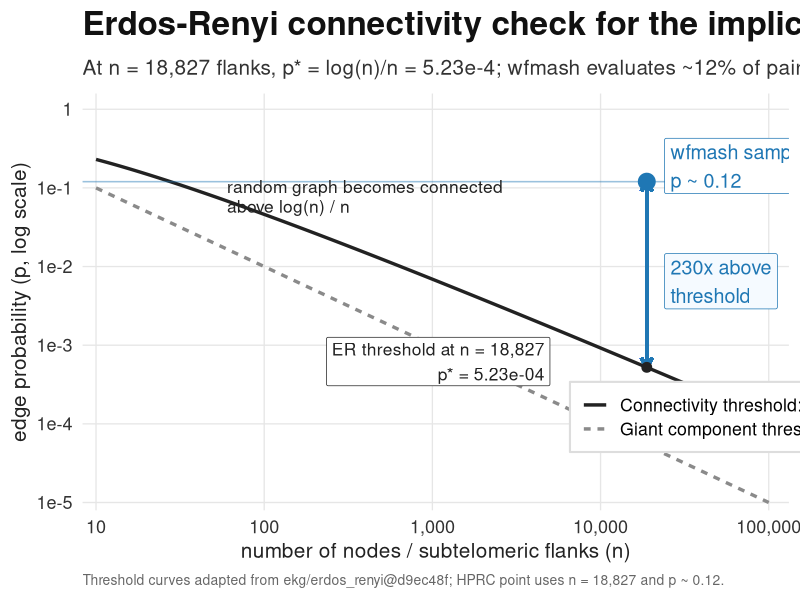
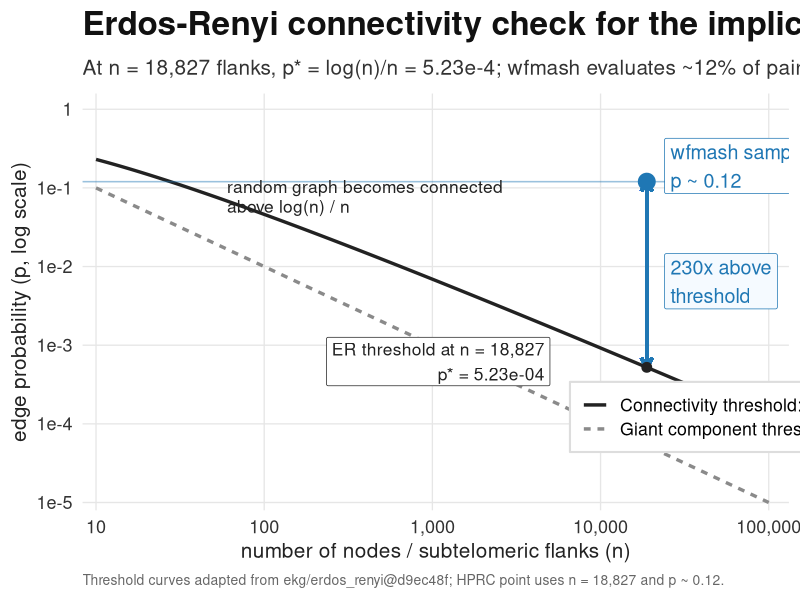

R code for these plots, in order:
# Static slide candidate adapted from github.com:ekg/erdos_renyi.
# Source idea: erdos_renyi_viz.R uses the ER thresholds 1/n and log(n)/n.
# This deck-specific version plots the actual HPRC point:
# n = 18,827 flanks, p ~ 0.12 wfmash pair-evaluation rate.

if (!requireNamespace("ggplot2", quietly = TRUE)) {
  stop("ggplot2 is required")
}

library(ggplot2)

args <- commandArgs(trailingOnly = TRUE)
out_dir <- if (length(args) >= 1) args[[1]] else "."
dir.create(out_dir, recursive = TRUE, showWarnings = FALSE)

n_obs <- 18827
p_obs <- 0.12
p_star <- log(n_obs) / n_obs
ratio <- p_obs / p_star

n_seq <- exp(seq(log(10), log(100000), length.out = 500))
thresholds <- rbind(
  data.frame(
    n = n_seq,
    p = 1 / n_seq,
    threshold = "Giant component threshold: 1/n"
  ),
  data.frame(
    n = n_seq,
    p = log(n_seq) / n_seq,
    threshold = "Connectivity threshold: log(n)/n"
  )
)

point_df <- data.frame(
  n = c(n_obs, n_obs),
  p = c(p_star, p_obs),
  label = c("ER threshold", "wfmash sampling")
)

format_scientific <- function(x) {
  formatC(x, format = "e", digits = 2)
}

plot <- ggplot(thresholds, aes(x = n, y = p, color = threshold, linetype = threshold)) +
  geom_line(linewidth = 1.15) +
  geom_segment(
    aes(x = n_obs, xend = n_obs, y = p_star, yend = p_obs),
    inherit.aes = FALSE,
    linewidth = 1.1,
    color = "#1F77B4",
    arrow = grid::arrow(ends = "both", length = grid::unit(0.11, "in"))
  ) +
  geom_hline(yintercept = p_obs, color = "#1F77B4", linewidth = 0.55, alpha = 0.45) +
  geom_point(
    data = point_df,
    aes(x = n, y = p),
    inherit.aes = FALSE,
    size = c(3.0, 5.4),
    color = c("#222222", "#1F77B4")
  ) +
  annotate(
    "label",
    x = 24000,
    y = 0.19,
    label = "wfmash sampling\np ~ 0.12",
    hjust = 0,
    label.size = 0.25,
    label.r = grid::unit(0.08, "lines"),
    fill = "white",
    color = "#1F77B4",
    size = 5.0
  ) +
  annotate(
    "label",
    x = 24000,
    y = 0.0065,
    label = sprintf("%.0fx above\nthreshold", ratio),
    hjust = 0,
    label.size = 0.25,
    label.r = grid::unit(0.08, "lines"),
    fill = "#F5FAFF",
    color = "#1F77B4",
    size = 5.0
  ) +
  annotate(
    "label",
    x = 5000,
    y = 0.00062,
    label = paste0("ER threshold at n = 18,827\np* = ", format_scientific(p_star)),
    hjust = 1,
    label.size = 0.25,
    label.r = grid::unit(0.08, "lines"),
    fill = "white",
    color = "#222222",
    size = 4.4
  ) +
  annotate(
    "text",
    x = 60,
    y = 0.078,
    label = "random graph becomes connected\nabove log(n) / n",
    hjust = 0,
    color = "#222222",
    size = 4.4,
    lineheight = 0.95
  ) +
  scale_x_log10(
    breaks = c(10, 100, 1000, 10000, 100000),
    labels = c("10", "100", "1,000", "10,000", "100,000"),
    limits = c(10, 100000),
    expand = expansion(mult = c(0.02, 0.03))
  ) +
  scale_y_log10(
    breaks = c(1e-5, 1e-4, 1e-3, 1e-2, 1e-1, 1),
    labels = c("1e-5", "1e-4", "1e-3", "1e-2", "1e-1", "1"),
    limits = c(1e-5, 1),
    expand = expansion(mult = c(0.02, 0.04))
  ) +
  scale_color_manual(
    values = c(
      "Connectivity threshold: log(n)/n" = "#222222",
      "Giant component threshold: 1/n" = "#8A8A8A"
    )
  ) +
  scale_linetype_manual(
    values = c(
      "Connectivity threshold: log(n)/n" = "solid",
      "Giant component threshold: 1/n" = "22"
    )
  ) +
  labs(
    title = "Erdos-Renyi connectivity check for the implicit pangenome graph",
    subtitle = "At n = 18,827 flanks, p* = log(n)/n = 5.23e-4; wfmash evaluates ~12% of pair space",
    x = "number of nodes / subtelomeric flanks (n)",
    y = "edge probability (p, log scale)",
    caption = "Threshold curves adapted from ekg/erdos_renyi@d9ec48f; HPRC point uses n = 18,827 and p ~ 0.12."
  ) +
  guides(color = guide_legend(title = NULL), linetype = guide_legend(title = NULL)) +
  theme_minimal(base_size = 16) +
  theme(
    plot.background = element_rect(fill = "white", color = NA),
    panel.background = element_rect(fill = "white", color = NA),
    panel.grid.minor = element_blank(),
    panel.grid.major = element_line(color = "#E6E6E6", linewidth = 0.45),
    plot.title = element_text(face = "bold", size = 24, color = "#111111"),
    plot.subtitle = element_text(size = 15, color = "#333333", margin = margin(t = 4, b = 10)),
    axis.title = element_text(size = 15, color = "#222222"),
    axis.text = element_text(size = 13, color = "#333333"),
    legend.position = c(0.69, 0.14),
    legend.justification = c(0, 0),
    legend.background = element_rect(fill = "white", color = "#DDDDDD"),
    legend.key.width = grid::unit(1.4, "lines"),
    plot.caption = element_text(size = 10, color = "#666666", hjust = 0)
  )

png_path <- file.path(out_dir, "erdos_renyi_connectivity_candidate.png")
pdf_path <- file.path(out_dir, "erdos_renyi_connectivity_candidate.pdf")

ggsave(png_path, plot, width = 13.333, height = 7.5, dpi = 180, bg = "white")
ggsave(pdf_path, plot, width = 13.333, height = 7.5, bg = "white")

cat("Wrote ", png_path, "\n", sep = "")
cat("Wrote ", pdf_path, "\n", sep = "")
cat(sprintf("n=%d p_star=%.8g p_obs=%.3g ratio=%.1f\n", n_obs, p_star, p_obs, ratio))
